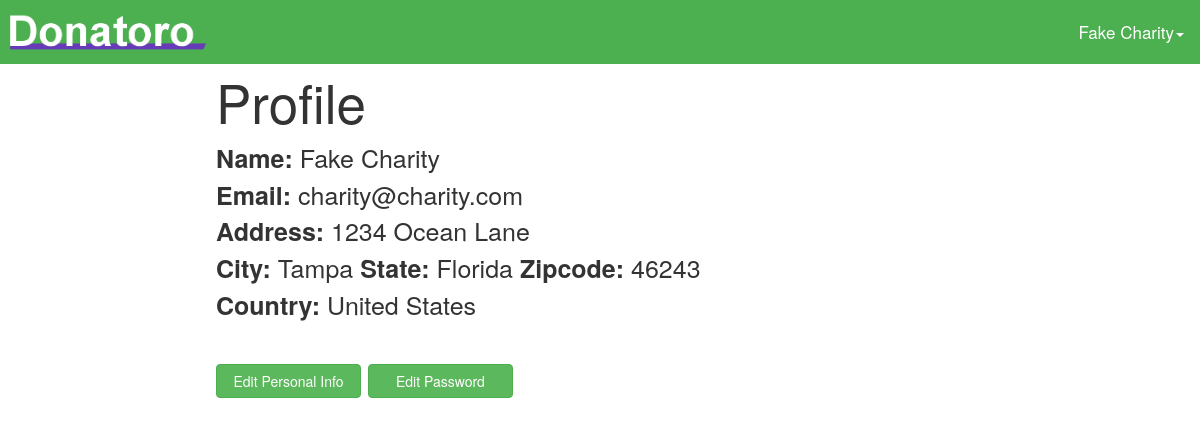
The page /profile (signed in) on the database its author committed.
### tables this page shows
CREATE TABLE "charity_info" ("name" TEXT NOT NULL , "501c" TEXT NOT NULL , "description" TEXT NOT NULL , "streetAddress" TEXT NOT NULL , "city" TEXT NOT NULL , "state" TEXT NOT NULL , "zip" INTEGER NOT NULL , "country" TEXT NOT NULL , "userID" INTEGER NOT NULL  UNIQUE , "charID" INTEGER PRIMARY KEY  NOT NULL  UNIQUE );

CREATE TABLE "user" ("id" INTEGER PRIMARY KEY  NOT NULL ,"email" TEXT NOT NULL ,"password" TEXT NOT NULL ,"isDonor" BOOL NOT NULL  DEFAULT (null) );

### donatoro.py (the view)
@app.route('/profile', methods = ['GET', 'POST'])
def profile():
    user = getUserById(session['userId'])
    if user["isDonor"]:
        return render_template_logged_in('DonorProfile/donorProfile.jinja')
    else:
        return render_template_logged_in('CharityProfile/charityProfile.jinja')

### dataBaseLogic.py (called while the page is built)
def get_db():
    return sqlite3.connect(app.config['DATABASE'])

def query_db(query, args=(), one=False):
    cur = get_db().execute(query, args)
    return cur
    cur.close()
    return test

def getUserById(userId):
    user = query_db('select * from user where id=?', (userId,)).fetchone()
    return dict(id=user[0], password=user[2], email=user[1], isDonor=user[3])

def getInfoByUserId(userId):
    user = getUserById(userId)
    if user["isDonor"]:
        donor = query_db('select * from donor_info where userID=?', (userId,)).fetchone()
        return dict(firstName=donor[0], lastName=donor[1], streetAdd1=donor[2], streetAdd2=donor[3],
                    city=donor[4], state=donor[5], zip=donor[6], userId=donor[7])
    else:
        charity = query_db('select * from charity_info where userID=?', (userId,)).fetchone()
        return dict(name=charity[0], identificationNum=charity[1], description=charity[2], streetAdd=charity[3],
                    city=charity[4], state=charity[5], zip=charity[6], country=charity[7], userId=charity[8],
                    charId=charity[9])

### donatoro.py (called while the page is built)
def render_template_logged_in(template, **context):
    user = getUserById(session['userId'])
    info = getInfoByUserId(session['userId'])
    return render_template(template, user=user, userInfo=info, **context)

### templates/CharityProfile/charityProfile.jinja
{% extends "base.jinja" %}
{% block head %}
    <link rel="stylesheet" type="text/css" href="{{ url_for('static', filename='stylesheets/profile.css') }}" />
{% endblock %}
{% block body %}
    <div class="profileContainer">
        <div class="profileTitle">
            Profile
        </div>
        <b>Name:</b>
        {{userInfo["name"]}}
        <br>
        <b>Email:</b>
        {{user["email"]}}
        <br>
        <b>Address:</b>
        {{userInfo["streetAdd"]}}
        <br>
        <b>City:</b>
        {{userInfo["city"]}}
        <b>State:</b>
        {{userInfo["state"]}}
        <b>Zipcode:</b>
        {{userInfo["zip"]}}
        <br>
        <b>Country:</b>
        {{userInfo["country"]}}
        <br>
        <br>
        <button class="btn btn-success profileButtons" onClick="location.href='../personal'" >Edit Personal Info</button>
        <button class="btn btn-success profileButtons" onClick="location.href='../password'">Edit Password</button>
    </div>
{% endblock %}

### templates/base.jinja (shortened to what this page needs)
<!DOCTYPE html>
<html lang="en">
<head>
    <link rel="stylesheet" type="text/css" href="{{ url_for('static', filename='stylesheets/font-awesome.min.css') }}" />
    <link rel="stylesheet" type="text/css" href="{{ url_for('static', filename='stylesheets/base.css') }}" />
    <link rel="stylesheet" href="https://maxcdn.bootstrapcdn.com/bootstrap/3.3.7/css/bootstrap.min.css">
    {% block head %}
    {% endblock %}
</head>
<body>
    <div class="topnav">
        {% if user and user["isDonor"] %}
        <a href="/newsFeed"><img src="/static/images/Donatoro-logo.png" class="logo"/></a>
        {% elif user and not user["isDonor"] %}
        <a href="/charity/admin"><img src="/static/images/Donatoro-logo.png" class="logo"/></a>
        {% else %}
        <a href="/"><img src="/static/images/Donatoro-logo.png" class="logo"/></a>
        {% endif %}
        {% if user %}
        <div class="dropdown username">
            {% if user["isDonor"] %}
                <button class="dropdown-toggle username" type="button" data-toggle="dropdown">{{ userInfo["firstName"] }} {{ userInfo["lastName"] }}<span class="caret"></span></button>
            {% else %}
                <button class="dropdown-toggle username" type="button" data-toggle="dropdown">{{ userInfo["name"] }}<span class="caret"></span></button>
            {% endif %}
        </div>
        {% endif %}
    </div>
{% block body %}
{% endblock %}
</body>
</html>

### static/stylesheets/base.css (style rules this page uses)
body { margin:0; }
.topnav { overflow: hidden; background-color: #4CAF50; padding-bottom: 100px; margin-bottom: -100px; background-clip: content-box; }
.topnav a { float: left; display: block; color: white; text-align: center; text-decoration: none; font-size: 17px; position:relative; }
.logo { height: 50px; margin-top: 7px; }
.topnav .username { float: right; background-color: Transparent; border: none; color: white; text-align: center; padding: 10px 8px; font-size: 17px; }

### static/stylesheets/profile.css (style rules this page uses)
.profileContainer { margin-left: 18%; margin-right: 18%; font-size: 25px }
.profileTitle { font-size: 53px }
.profileButtons { min-width: 145px; width: 18%; height: 20%; }

### rows shown on the page
charity_info: name "Fake Charity", streetAdd "1234 Ocean Lane", city "Tampa", state "Florida", zip "46243", country "United States"
user: email "charity@charity.com"
